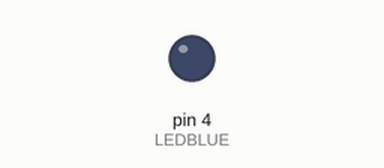
A sketch run on a simulated Arduino Uno, built with avr-gcc and run on an emulated ATmega328P. Parts: output pins drawn as LEDs (lit = HIGH). No radio packets arrive unless stated; what the sketch prints to the serial monitor is not drawn.

Above: at 2.1 s.
At 6.3 s:
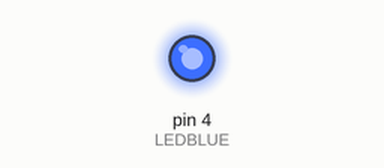
Timing chart, 0 to 11.0 s (numbered marks = the images above):
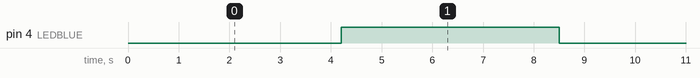

Measured:
- by itself, pin 4 (LEDBLUE): alternates HIGH for 4.3 s and LOW for 4.2 s

The sketch:

teste_NRF24L01_transmitter.ino
```cpp
// Testando circuitos para limpeza de bugs
//////////////////////////////////////////////
// Pancho 4: robô radiocontrolado
// Console, Module RRF
//////////////////////////////////////////////
#include <SPI.h>
#include <nRF24L01.h>
#include <RF24.h>
#include <Wire.h>

#define BUTTONPIN   3
#define LEDBLUE     4

#define CE_PIN 7
#define CSN_PIN 8
// instantiate an object for the nRF24L01 transceiver
RF24 radio(CE_PIN, CSN_PIN);  // CE, CSN

const byte address[6] = "PNCHO";  // identificador da rádio
int error = 0;
int buttonState = 0;

void setup() {
  Serial.begin(9600);
  Serial.println("Transmissor: inicinando envio.");

  if (!radio.begin()) {
    Serial.println(F("radio hardware is not responding!!"));
    while (1) {}  // hold in infinite loop
  }
  radio.openWritingPipe(address);
  radio.setPALevel(RF24_PA_MIN);
  radio.stopListening();

  pinMode(BUTTONPIN, INPUT);
  pinMode(LEDBLUE,   OUTPUT);
}

int c=0; // contador
void loop() {
  //buttonState = digitalRead(BUTTONPIN);
  if (c>100) { buttonState = 1; if (c>200) c=0; }
  else buttonState=0;
  c++;
  Serial.print("Transmissor: c =");
  Serial.print(c);
  Serial.print("- estado =");
  Serial.print(buttonState);

  bool report = radio.write(&buttonState, sizeof(buttonState));
  if (report) Serial.println(" - RF: OK");
  else Serial.println(" - RF: FAIL");

  if (buttonState == HIGH) {
    digitalWrite(LEDBLUE, HIGH);
  } else {
    digitalWrite(LEDBLUE, LOW);
  }
}
```
